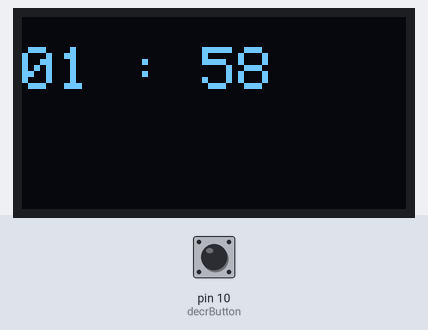
Recording of a sketch running on a simulated Arduino Uno, built with avr-gcc and run on an emulated ATmega328P. On the bench: 128×64 one-colour display. The test bench sets the inputs (shaded band); at power-on: pin 10 (decrButton) HIGH.

Above: at 2.2 s.
2.3 s: pin 10 (decrButton) pulled LOW for 3.2 s
At 6.5 s:
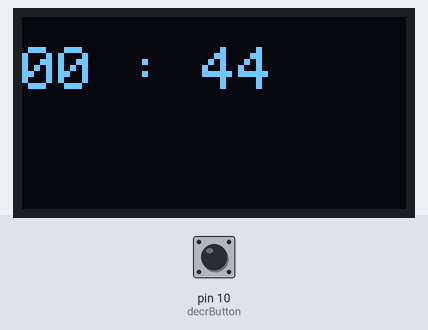
7.0 s: pin 10 (decrButton) pulled LOW for 3.2 s
At 9.5 s:
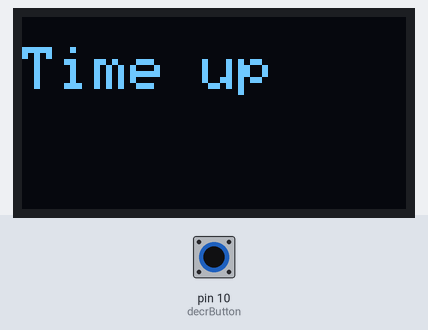
Timing chart, 0 to 11.0 s (numbered marks = the images above; inputs shaded):
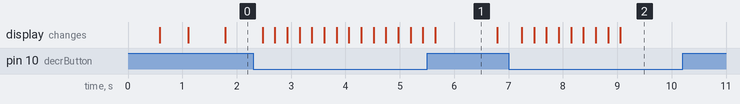

The sketch:

countdown_timer_v1.0.ino
```cpp
#include <SPI.h>
#include <Adafruit_GFX.h>
#include <Adafruit_SH110X.h>

#define SCREEN_WIDTH 128
#define SCREEN_HEIGHT 64
#define OLED_RESET -1

Adafruit_SH1106G display(SCREEN_WIDTH, SCREEN_HEIGHT, &Wire, OLED_RESET);

#define incrButton 0 //D3
unsigned long lastPressIncr = 0;

#define decrButton 10 //SD3
unsigned long lastPressDecr = 0;

const int debounceDelay = 50; //in millis

bool timerRunning = true;
unsigned long startTime;
unsigned long countdownTime = 120000; // in milliseconds


void setup() {
  // put your setup code here, to run once:
  Serial.begin(115200);

  pinMode(incrButton, INPUT_PULLUP);
  pinMode(decrButton, INPUT_PULLUP);

  display.begin(0x3c, true);

  display.clearDisplay();
  display.setTextSize(1);
  display.setTextColor(SH110X_WHITE);
  display.setCursor(5, 2);
  display.println("Initializing...");
  display.display();
  delay(500);

  startTime = millis();

  display.clearDisplay();
  display.setTextSize(1);
  display.setTextColor(SH110X_WHITE);
  display.setCursor(5, 2);
  display.println("Ready");
  display.display();
  delay(500);

}

void loop() {
  // put your main code here, to run repeatedly:
  if (digitalRead(incrButton) == LOW) {
    if (millis() - lastPressIncr > debounceDelay) {
      countdownTime += 5000;
      lastPressIncr = millis();
    }
  }

  if (digitalRead(decrButton) == LOW) {
    if (millis() - lastPressDecr > debounceDelay) {
      countdownTime -= 5000;
      lastPressDecr = millis();
    }
  }

  if (timerRunning) {
    unsigned long elapsed = millis() - startTime; // elapsed is in millis
    unsigned long remaining = (countdownTime > elapsed) ? countdownTime - elapsed : 0;

    display.clearDisplay();
    display.setCursor(0, 10);
    display.setTextSize(2);

    if (remaining > 0) {
      int totalSeconds = remaining / 1000;
      int mins = totalSeconds / 60;
      int secs = totalSeconds % 60;

      display.printf("%02d : %02d", mins, secs);

    } else {
      display.println("Time up");
      timerRunning = false;
    }

    display.display();
    delay(200);

  }
}
```

Measured:
- what the display in image 1 shows lasts 1.1 s, from 5.7 s to 6.8 s
